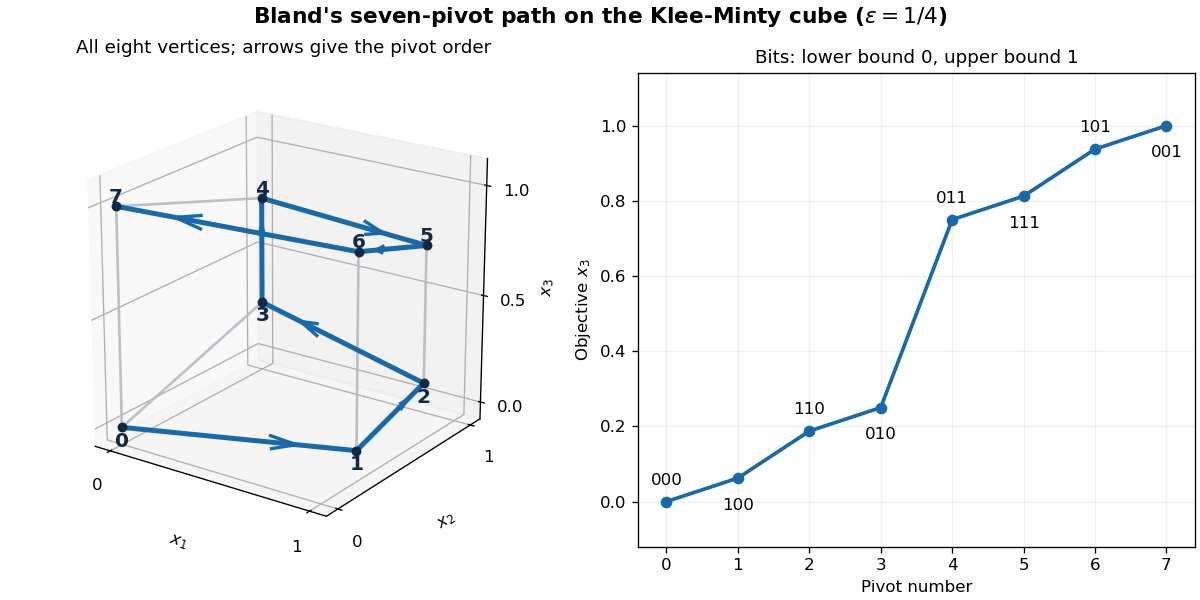

Here is the Python script that generated this plot:
"""Original Klee-Minty pivot picture. Python 3.14.4, NumPy 2.3.5,
Matplotlib 3.10.7. Writes one opaque PNG basename in the caller's CWD.
The caller controls MPLCONFIGDIR; this generator leaves it unchanged.
"""
from itertools import product
from pathlib import Path
import matplotlib
matplotlib.use("Agg")
import matplotlib.pyplot as plt
import numpy as np

EPSILON = 0.25
BITS = list(product((0, 1), repeat=3))
PATH = [(0, 0, 0), (1, 0, 0), (1, 1, 0), (0, 1, 0),
        (0, 1, 1), (1, 1, 1), (1, 0, 1), (0, 0, 1)]

def vertex(bits):
    coordinates = []
    previous = 0.0
    for bit in bits:
        lower = EPSILON * previous
        previous = 1 - lower if bit else lower
        coordinates.append(previous)
    return np.array(coordinates)

vertices = {bits: vertex(bits) for bits in BITS}
fig = plt.figure(figsize=(10, 5), facecolor="white", layout="constrained")
ax = fig.add_subplot(121, projection="3d", facecolor="white")
for bits in BITS:
    for j in range(3):
        neighbor = list(bits)
        neighbor[j] = 1 - neighbor[j]
        neighbor = tuple(neighbor)
        if bits < neighbor:
            segment = np.array([vertices[bits], vertices[neighbor]])
            ax.plot(*segment.T, color="#b5bbc4", linewidth=1.6, alpha=0.9)
for step, (start, end) in enumerate(zip(PATH, PATH[1:])):
    a, b = vertices[start], vertices[end]
    ax.plot(*np.array([a, b]).T, color="#1769aa", linewidth=3)
    middle = a + 0.57 * (b - a)
    arrow = 0.18 * (b - a)
    ax.quiver(*middle, *arrow, color="#1769aa", linewidth=2,
              arrow_length_ratio=0.65, normalize=False)
for step, bits in enumerate(PATH):
    x, y, z = vertices[bits]
    ax.scatter([x], [y], [z], color="#102a43", s=24, depthshade=False)
    dz = -0.065 if step in (0, 1, 2, 3) else 0.04
    ax.text(x, y, z + dz, f"{step}", color="#102a43", fontsize=12,
            ha="center", va="center", fontweight="bold")
ax.set(xlabel="$x_1$", ylabel="$x_2$", zlabel="$x_3$",
       xlim=(-0.08, 1.08), ylim=(-0.08, 1.08), zlim=(-0.08, 1.12))
ax.set_xticks([0, 1]); ax.set_yticks([0, 1]); ax.set_zticks([0, 0.5, 1])
ax.set_box_aspect((1, 1, 1))
ax.view_init(elev=21, azim=-55)
ax.set_title("All eight vertices; arrows give the pivot order", fontsize=11, pad=12)
right = fig.add_subplot(122, facecolor="white")
objectives = [vertices[bits][2] for bits in PATH]
right.plot(range(8), objectives, "o-", color="#1769aa", linewidth=2.2)
for step, (bits, value) in enumerate(zip(PATH, objectives)):
    right.annotate("".join(map(str, bits)), (step, value),
                   xytext=(0, 10 if step % 2 == 0 else -19),
                   textcoords="offset points", ha="center", fontsize=10)
right.set(xlabel="Pivot number", ylabel="Objective $x_3$",
          xlim=(-0.4, 7.4), ylim=(-0.12, 1.14), xticks=range(8))
right.grid(alpha=0.18)
right.set_title("Bits: lower bound 0, upper bound 1", fontsize=11)
fig.suptitle("Bland's seven-pivot path on the Klee-Minty cube ($\\epsilon=1/4$)",
             fontsize=13, fontweight="bold")
fig.savefig(Path("paper-38-klee-minty.png"), dpi=120,
            facecolor="white", transparent=False)
plt.close(fig)
